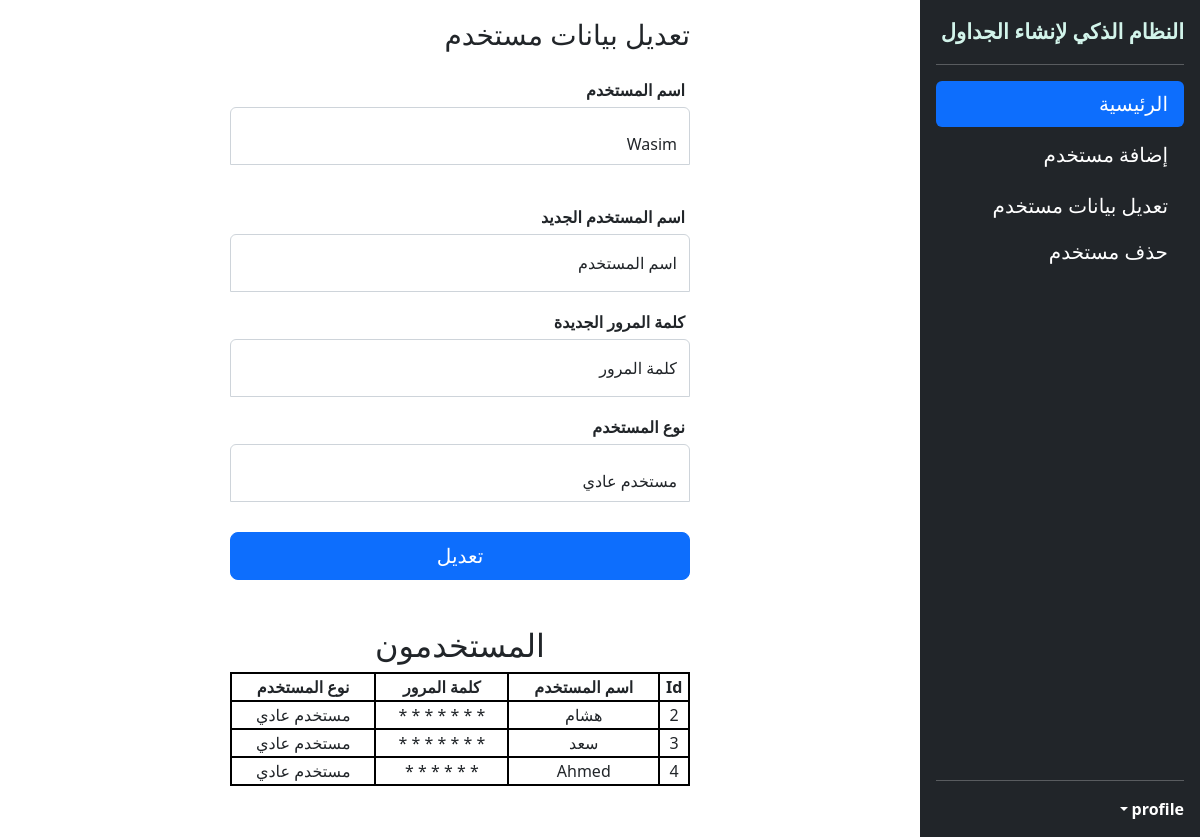
The page /update_user on the database as committed earlier.
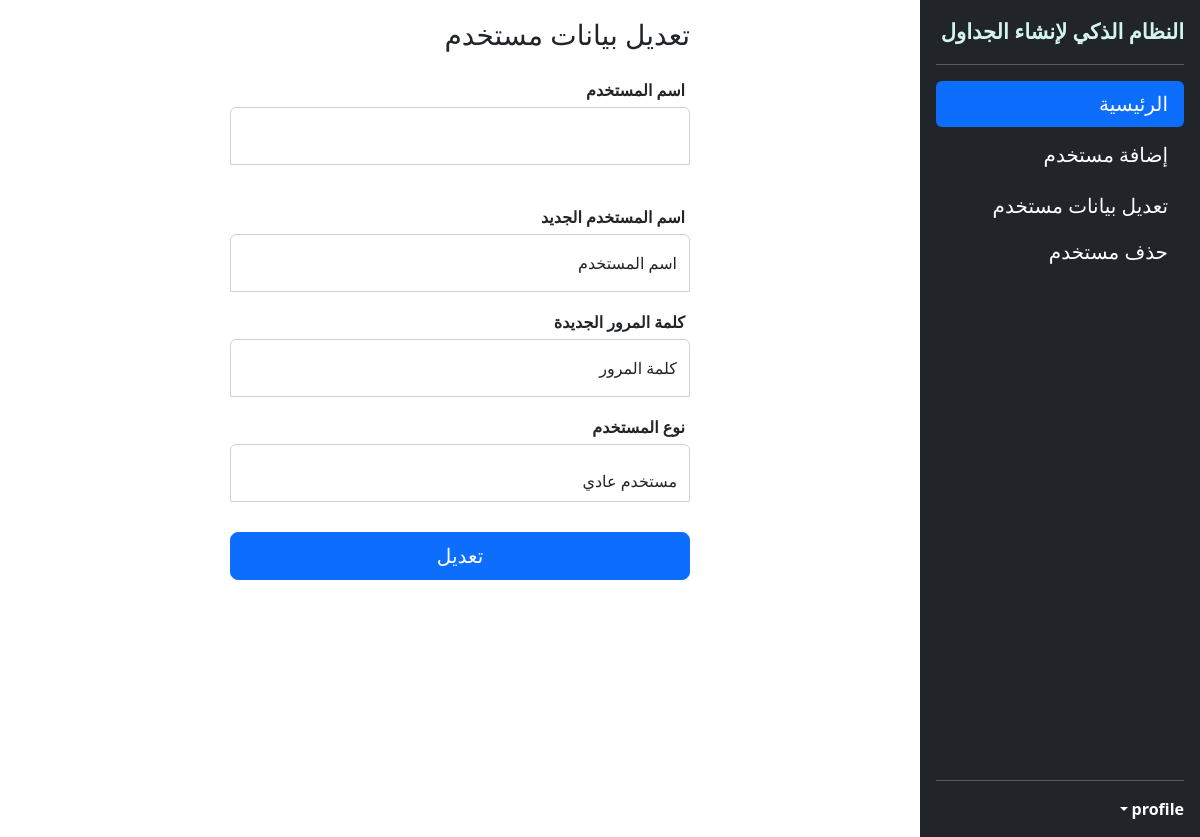
The same page on the database as committed later.
### app.py (models this page shows)
class User(db.Model):
    user_id = db.Column(db.Integer, primary_key=True)
    user_name = db.Column(db.String(250), unique=True, nullable=False)
    user_pass = db.Column(db.String(250), nullable=False)
    user_type = db.Column(db.String(20), nullable=False)

### app.py (the view, shortened to what this page needs)
@app.route('/update_user', methods=['GET', 'POST'])
def update_user():
    all_users = db.session.query(User).all()
    return render_template('updateUser.html', all_users=all_users)

### templates/updateUser.html (shortened to what this page needs)
{% include 'header2.html' %}
<aside class="cont">
<main class="form-signin w-50 m-auto">
  <form action="{{ url_for('update_user') }}" method="post">
    <h1 class="h3 mb-3 fw-normal">تعديل بيانات مستخدم</h1>
      <label class="lab">اسم المستخدم</label>
        <div class="form-floating">
      <select name="uName" class="form-control" id="floatingType">
          {% for u in all_users %}
          <option>{{  u.user_name}}</option>
          {% endfor %}
      </select>
    </div>
      <label class="lab">اسم المستخدم الجديد</label>
    <div class="form-floating">
      <input type="text" autocomplete="off" class="form-control" name="newName" id="floatingText" placeholder="اسم المستخدم" required>
      <label for="floatingText">اسم المستخدم</label>
    </div>
      <label class="lab">كلمة المرور الجديدة</label>
    <div class="form-floating">
      <input type="password" class="form-control" name="uPass" id="floatingPassword" placeholder="كلمة المرور" required>
      <label for="floatingPassword">كلمة المرور</label>
    </div>
              <label class="lab">نوع المستخدم</label>
    <div class="form-floating">
      <select name="uType" class="form-control" id="floatingType">
          <option>مستخدم عادي</option>
      </select>
    </div>
    <button class="w-100 btn btn-lg btn-primary" type="submit">تعديل</button>
  </form>
        <article class="data">
        {% if all_users != [] %}
                    <h2>المستخدمون</h2>
        <table class="tdata">
            <th>
            Id
            </th>
            <th>
            اسم المستخدم
            </th>
            <th>
            كلمة المرور
            </th>
            <th>
            نوع المستخدم
            </th>
        {% for u in all_users %}
            {% if   u.user_type != "admin"%}
            <tr>
                <td>{{ u.user_id }}</td>
            <td>{{ u.user_name }}</td>
                        <td>
                {% for c in u.user_pass %}
                *
                    {% endfor %}
                    </td>
            <td>{{ u.user_type }}</td>
            </tr>
            {% endif %}
        {% endfor %}
            </table>
    {% endif %}
    </article>
</main>
</aside>
{% include 'footer.html' %}

Rows that differ between the two databases and show on the page:
removed User: user_id "2", user_name "هشام", user_pass "H123h#4" (drawn), user_type "مستخدم عادي"
removed User: user_id "3", user_name "سعد", user_pass "S123s#4" (drawn), user_type "مستخدم عادي"
removed User: user_id "4", user_name "Ahmed", user_pass "567890" (drawn), user_type "مستخدم عادي"
Other text that changed with them:
form field uName: "Wasim" → (not shown)
text no longer shown: "المستخدمون Id اسم المستخدم كلمة المرور نوع المستخدم"
